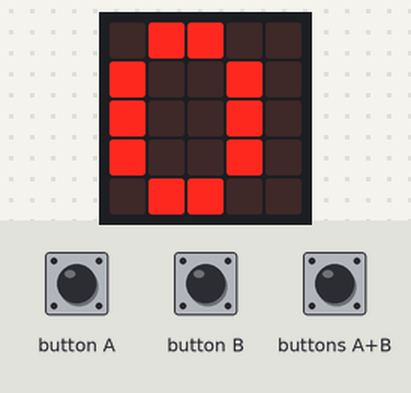
Bench run of a program on a simulated BBC micro:bit (MakeCode). On the bench: the board's 5×5 LED display. The inputs (shaded band) are chosen by the test bench.

Above: at 1.2 s.
1.3 s: button A pressed for 0.15 s
At 4.1 s:
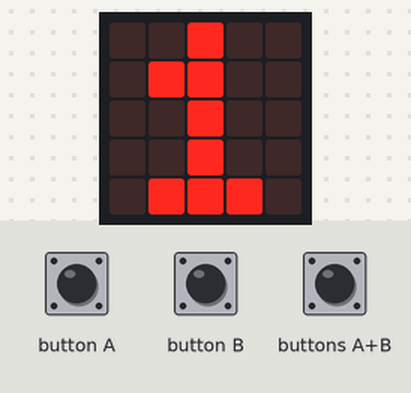
4.4 s: button B pressed for 0.15 s
6.0 s: button A pressed for 0.15 s
At 8.3 s:
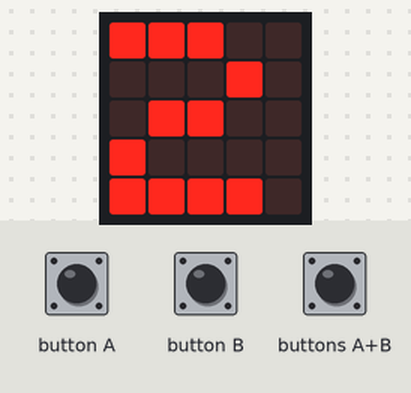
Timing chart, 0 to 9.8 s (numbered marks = the images above; inputs shaded):
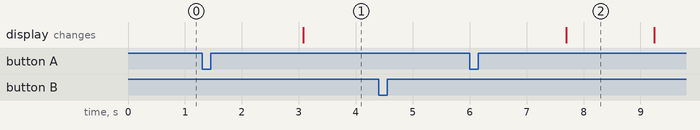

Measured:
- after the input at 1.3 s, the display: changes after 1.8 s (image 1)
- after the input at 4.4 s, every drawn part: stays the same
- after the input at 6.0 s, the display: changes after 1.7 s (image 2)

The program:

main.ts
```typescript
// PLAY
input.onButtonPressed(Button.A, function () {
    tempo = control.millis()
    ligado = true
})
// RESET
input.onButtonPressed(Button.AB, function () {
    contador = 0
    tempo = control.millis()
})
// STOP
input.onButtonPressed(Button.B, function () {
    ligado = false
})
// INICIALIZAÇÃO
let tempo = 0
let contador = 0
let ligado = false
ligado = false
contador = 0
tempo = control.millis()
// AÇÃO PRINCIPAL
basic.forever(function () {
    if (ligado == true) {
        if (control.millis() - tempo > 1000) {
            contador += 1
            if (contador > 9) {
                contador = 0
            }
            tempo = control.millis()
        }
    }
    basic.showNumber(contador)
})
```

test.ts
```typescript
// os teses vão aqui; isto não será compilado quando este pacote for usado como extensão.
```
